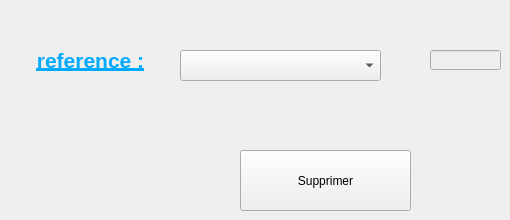
      <widget class="QWidget" name="tab_3">
       <attribute name="title">
        <string>Supprimer un equipement</string>
       </attribute>
       <widget class="QLabel" name="label_4">
        <property name="geometry">
         <rect>
          <x>20</x>
          <y>30</y>
          <width>141</width>
          <height>61</height>
         </rect>
        </property>
        <property name="font">
         <font>
          <pointsize>16</pointsize>
          <weight>75</weight>
          <bold>true</bold>
          <underline>true</underline>
         </font>
        </property>
        <property name="text">
         <string>&lt;html&gt;&lt;head/&gt;&lt;body&gt;&lt;p align=&quot;center&quot;&gt;&lt;span style=&quot; color:#00aaff;&quot;&gt;reference :&lt;/span&gt;&lt;/p&gt;&lt;/body&gt;&lt;/html&gt;</string>
        </property>
       </widget>
       <widget class="QPushButton" name="pb_supprimer">
        <property name="geometry">
         <rect>
          <x>240</x>
          <y>150</y>
          <width>171</width>
          <height>61</height>
         </rect>
        </property>
        <property name="text">
         <string>Supprimer</string>
        </property>
       </widget>
       <widget class="QComboBox" name="comboBox_3">
        <property name="geometry">
         <rect>
          <x>180</x>
          <y>50</y>
          <width>201</width>
          <height>31</height>
         </rect>
        </property>
       </widget>
       <widget class="QLineEdit" name="sup_ref">
        <property name="enabled">
         <bool>false</bool>
        </property>
        <property name="geometry">
         <rect>
          <x>430</x>
          <y>50</y>
          <width>71</width>
          <height>20</height>
         </rect>
        </property>
       </widget>
      </widget>
